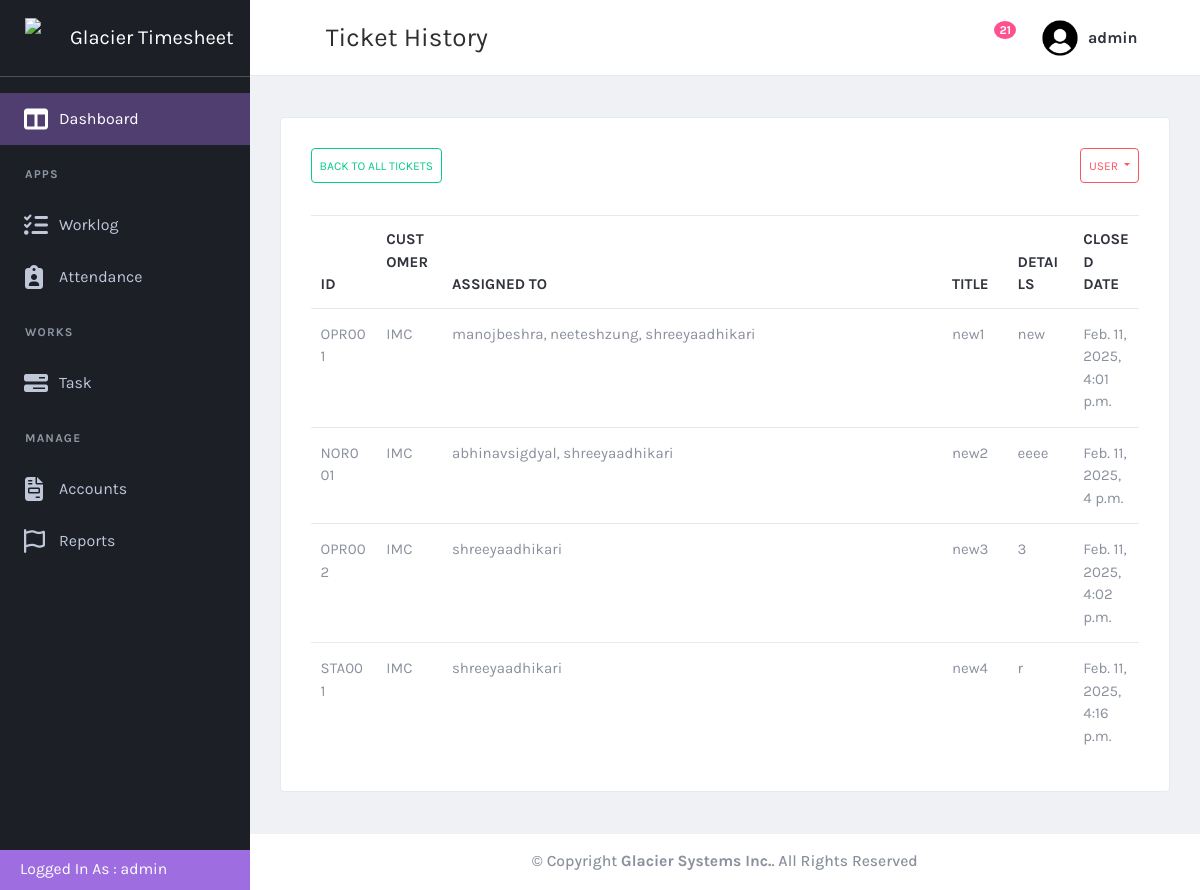
/task/taskhistory/ (signed in), run on the app's committed database.
### task/models.py (models this page shows, shortened)
class ticket(models.Model):
    ticket_id = models.CharField(max_length = 200, null = False)
    ticket_title = models.CharField(max_length=200, null=False)
    customer = models.ForeignKey(customer, on_delete=models.CASCADE, null=True)
    ticket_type = models.ForeignKey(ticket_type, on_delete=models.CASCADE, null=True)
    date_opened = models.DateField(null=True)
    priority = models.ForeignKey(priority_type, on_delete=models.CASCADE, null = True)
    assigned_to = models.ManyToManyField(User, related_name="assigned_tickets")  # Allow multiple users
    last_updated = models.DateTimeField(null=True)
    last_updated_by = models.ForeignKey(User, on_delete=models.CASCADE, null = True, related_name="last_updated_by")
    state = models.ForeignKey(state, on_delete=models.CASCADE, null=True)
    short_description = models.CharField(max_length=200, null=True)
    closed_date = models.DateField(null=True)
    solution = models.TextField(max_length=500, default="", null = True)

### customer/models.py (models this page shows)
class customer(models.Model):
  name = models.CharField(max_length=100, null = True)
  city = models.CharField(max_length=100, null = True)
  state = models.CharField(max_length=100, null = True)
  zipcode = models.CharField(max_length=100, null = True)
  street1 = models.CharField(max_length=100, null = True)
  street2 = models.CharField(max_length=100, null = True)
  phone = models.CharField(max_length=100, null = True)
  contract_hr = models.IntegerField(null = True)
  create_date = models.DateField(null = True)
  status = models.ForeignKey(customer_status, on_delete= models.SET_NULL, null=True)
  def __str__(self):
    return self.name

### task/views.py (the view)
# urls.py: path('taskhistory/', views.taskhistory, name ="taskhistory"),
@login_required
def taskhistory(request):
    users = User.objects.all()
    completed_state = get_object_or_404(state, state_name = "Completed")
    tasks = ticket.objects.filter(state = completed_state)
    return render(request, "taskhistory.html", {"tasks": tasks, "users": users})

### task/templates/taskhistory.html (shortened to what this page needs)
{% extends "base.html" %}
{% load static %}
{% block page-title %}Ticket History{% endblock page-title %}
{% block content %}
    <div class="content-wrapper">
        <div class="content">
            <div class="card card-default">
                <div class="card-header">
                    <a href = "{% url 'task' %}" class="btn btn-outline-success small-btn d-flex justify-content-center align-items-center text-center" >
                        Back to All Tickets
                    </a>
                    <div class="btn-group " role="group" aria-label="Basic example" {% if not request.user.is_staff %}hidden{% endif %}>
                        <button type="button" class="btn btn-outline-danger dropdown-toggle small-btn"   id="userbtnGroupDrop" data-toggle="dropdown" aria-haspopup="true" aria-expanded="false">
                            {% if selected_user %}
                                {{ selected_user.username }}
                            {% else %}
                                 User
                            {% endif %}
                        </button>
                    </div>
                </div>
                <div class="card-body">
                    <table id="productsTable" class="table table-hover table-product" style="width:100%">
                      <thead>
                        <tr>
                            <th>ID&nbsp&nbsp</th>
                            <th>Customer&nbsp&nbsp</th>
                            <th class = "assigned-to-column" >Assigned To&nbsp&nbsp</th>
                            <th>Title&nbsp&nbsp</th>
                            <th>Details&nbsp&nbsp</th>
                            <th>Closed Date&nbsp&nbsp</th>
                        </tr>
                      </thead>
                      <tbody>
                        {% for i in tasks %}
                            <tr onclick="window.location='{% url 'taskdetails' i.id%}'">
                                <td>{{i.ticket_id}}</td>
                                <td>{{i.customer}}</td>
                                <td>
                                    {% for user in i.assigned_to.all %}
                                        {{ user.username }}{% if not forloop.last %}, {% endif %}
                                    {% endfor %}
                                </td>
                                <td>{{i.ticket_title}}</td>
                                <td>{{i.short_description}}</td>
                                <td>{{i.last_updated}}</td>
                            </tr>
                        {% endfor %}
                      </tbody>
                    </table>
                  </div>
            </div>
        </div>
    </div>
{% endblock  %}

### templates/base.html (shortened to what this page needs)
{% load static %}
<!DOCTYPE html>
<html lang="en" dir="ltr">
  <head>
    <link href="{% static 'plugins/material/css/materialdesignicons.min.css' %}" rel="stylesheet" />
    <link href="{% static 'plugins/simplebar/simplebar.css' %}" rel="stylesheet" />
    <link href="{% static 'plugins/nprogress/nprogress.css' %}" rel="stylesheet" />
    <link href="{% static 'plugins/DataTables/DataTables-1.10.18/css/jquery.dataTables.min.css' %}" rel="stylesheet" />
    <link href="{% static 'plugins/jvectormap/jquery-jvectormap-2.0.3.css' %}" rel="stylesheet" />
    <link href="{% static 'plugins/daterangepicker/daterangepicker.css' %}" rel="stylesheet" />
    <link href="https://cdn.quilljs.com/1.3.6/quill.snow.css" rel="stylesheet">
    <link href="{% static 'plugins/toaster/toastr.min.css' %}" rel="stylesheet" />
    <link href="{% static 'plugins/prism/prism.css' %}" rel="stylesheet" />
    <link href="{% static 'plugins/select2/css/select2.min.css' %}" rel="stylesheet" />
    <link id="main-css-href" rel="stylesheet" href="{% static 'css/style.css' %}" />
  </head>
  <body class="navbar-fixed sidebar-fixed" id="body">
    <div class="wrapper">
      <aside class="left-sidebar sidebar-dark" id="left-sidebar">
        <div id="sidebar" class="sidebar sidebar-with-footer">
          <div class="app-brand">
            <a href="{% url 'dashboard' %}">
              <img src="{% static 'images/glacierlogo.png' %}" alt="Mono" height = 40px width = 40px >
              <span class="brand-name">Glacier Timesheet</span>
            </a>
          </div>
          <div class="sidebar-left" data-simplebar style="height: 100%;">
            <ul class="nav sidebar-inner" id="sidebar-menu">
                <li
                  class="active"
                  >
                  <a class="sidenav-item-link" href="{% url 'dashboard' %}">
                    <i class="fa-solid fa-table-columns"></i>
                    <span class="nav-text">Dashboard</span>
                  </a>
                </li>
                <li class="section-title">
                  Apps
                </li>
                <li
                  >
                  <a class="sidenav-item-link" href="#">
                    <i class="fa-solid fa-list-check"></i>
                    <span class="nav-text">Worklog</span>
                  </a>
                </li>
                <li  class="has-sub" >
                  <a class="sidenav-item-link" href="javascript:void(0)" data-toggle="collapse" data-target="#attendance"
                    aria-expanded="false" aria-controls="email">
                    <i class="fa-solid fa-clipboard-user"></i>
                    <span class="nav-text">Attendance</span> <b class="caret"></b>
                  </a>
                </li>
                <li class="section-title">
                  Works
                </li>
                <li  class="has-sub" >
                  <a class="sidenav-item-link" href="javascript:void(0)" data-toggle="collapse" data-target="#task"
                    aria-expanded="false" aria-controls="email">
                    <i class="fa-solid fa-bars-progress"></i>
                    <span class="nav-text">Task</span> <b class="caret"></b>
                  </a>
                </li>
                <li class="section-title">
                  Manage
                </li>
                <li  class="has-sub" >
                  <a class="sidenav-item-link" href="javascript:void(0)" data-toggle="collapse" data-target="#accounts"
                    aria-expanded="false" aria-controls="email">
                    <i class="fa-solid fa-file-invoice"></i>
                    <span class="nav-text">Accounts</span> <b class="caret"></b>
                  </a>
                </li>
                <li  class="has-sub" >
                  <a class="sidenav-item-link" href="javascript:void(0)" data-toggle="collapse" data-target="#reports"
                    aria-expanded="false" aria-controls="email">
                    <i class="fa-regular fa-flag"></i>
                    <span class="nav-text">Reports</span> <b class="caret"></b>
                  </a>
                </li>
              </ul>
          </div>
            <div class="sidebar-footer  " >
              <div class="sidebar-footer-content d-flex align-items-center p-4" style="height: 40px; ">
                  <p style="color:white;">Logged In As : {{user.username}}</P>
              </div>
            </div>
        </div>
      </aside>
      <div class="page-wrapper">
        <header class="main-header" id="header">
          <nav class="navbar navbar-expand-lg navbar-light" id="navbar">
            <button id="sidebar-toggler" class="sidebar-toggle">
            </button>
            <span class="page-title">{% block page-title %}Dashboard{% endblock page-title %}</span>
            <div class="navbar-right ">
              <ul class="nav navbar-nav">
                <li class="custom-dropdown">
                  <button class="notify-toggler custom-dropdown-toggler">
                    <span class="badge badge-xs rounded-circle">21</span>
                  </button>
                </li>
                <li class="dropdown user-menu">
                  <button class="dropdown-toggle nav-link" data-toggle="dropdown">
                    <img src="{% static 'images/usericon.png' %}" class="user-image rounded-circle" alt="User Image" />
                    <span class="d-none d-lg-inline-block">{{user.username}}</span>
                  </button>
                </li>
              </ul>
            </div>
          </nav>
        </header>
        {% block content %}
        {% endblock %}
        <footer class="footer mt-auto">
          <div class="copyright bg-white d-flex align-items-center justify-content-center">
            <p>
              &copy; Copyright <strong><span>Glacier Systems Inc.</span></strong>. All Rights Reserved
            </p>
          </div>
        </footer>
      </div>
    </div>
  </body>
</html>

### data on the page
ticket: ticket_id "OPR001", customer "IMC", ticket_title "new1", short_description "new", last_updated "Feb. 11, 2025, 4:01 p.m."
ticket: ticket_id "NOR001", customer "IMC", ticket_title "new2", short_description "eeee", last_updated "Feb. 11, 2025, 4 p.m."
ticket: ticket_id "OPR002", customer "IMC", ticket_title "new3", short_description "3", last_updated "Feb. 11, 2025, 4:02 p.m."
ticket: ticket_id "STA001", customer "IMC", ticket_title "new4", short_description "r", last_updated "Feb. 11, 2025, 4:16 p.m."

### other printed values
{{ user.username }} "admin"
{{ user.username }} "manojbeshra"
{{ user.username }} "neeteshzung"
{{ user.username }} "shreeyaadhikari"
{{ user.username }} "abhinavsigdyal"
